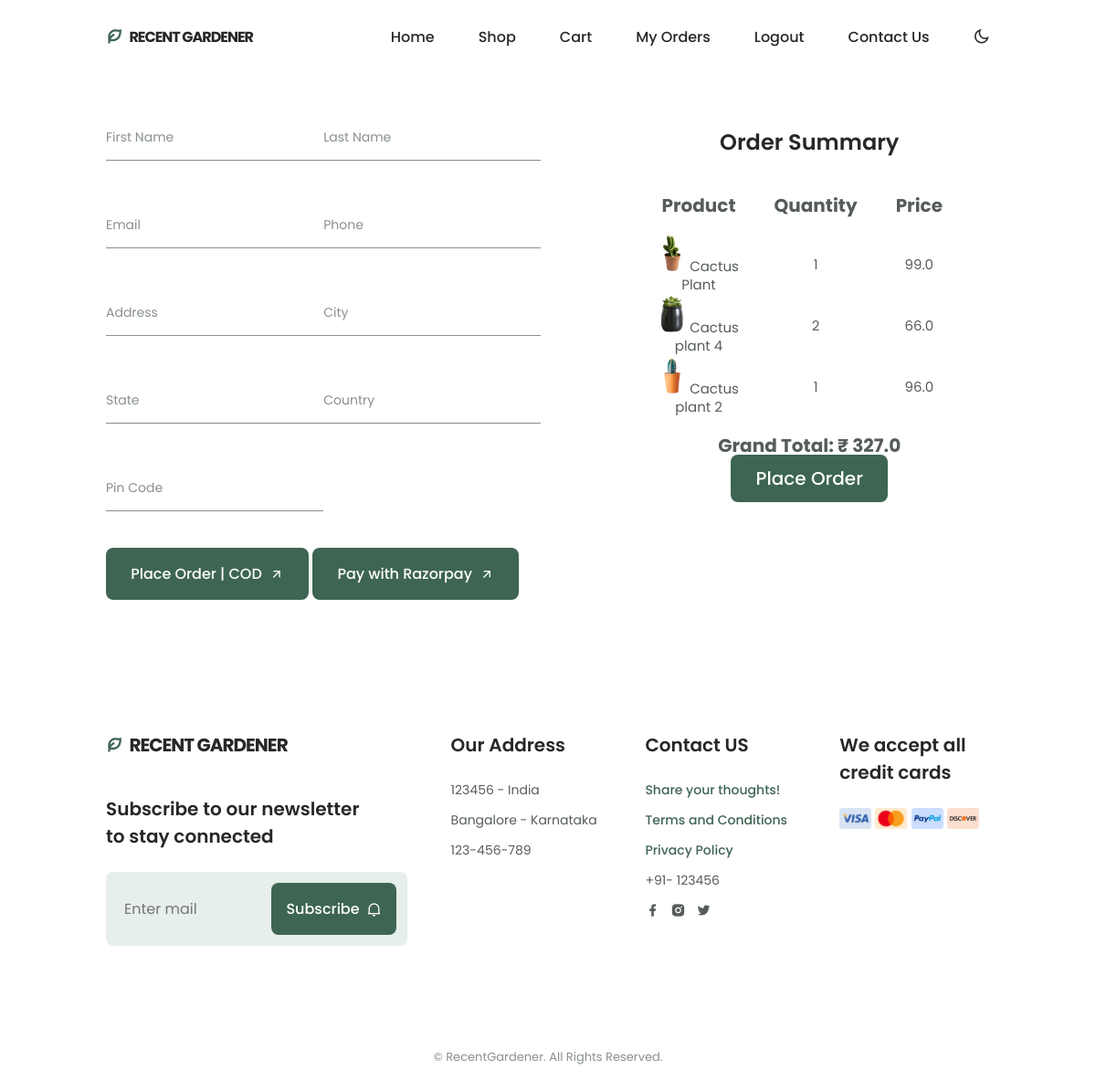
Page /checkout (signed in) on the committed database.
### plantswebsite/models.py (models this page shows, shortened)
class Cart(models.Model):
    user = models.ForeignKey(User, on_delete=models.CASCADE)
    product = models.ForeignKey(Plants, on_delete=models.CASCADE)
    product_quantity = models.IntegerField(null=False, blank=False)
    created_at = models.DateTimeField(auto_now_add=True)

class Plants(models.Model):
    class Meta:
        verbose_name_plural = 'Plants'
        verbose_name = 'Plant'
    name = models.CharField(max_length=244, blank=False, null=True)
    price = models.FloatField(blank=False, null=True)
    original_price = models.FloatField(blank=True, null=True)
    description = models.CharField(max_length=244, blank=True, null=True)
    image = models.ImageField(blank=True, null=True, upload_to='plants')
    quantity = models.IntegerField(null=False, blank=False)
    status = models.BooleanField(default=False, help_text="0-default, 1-Hidden")
    trending = models.BooleanField(default=False, help_text="0-default, 1-Hidden")
    highlights_one = models.CharField(max_length=128, blank=True, null=True)
    highlights_two = models.CharField(max_length=128, blank=True, null=True)
    highlights_three = models.CharField(max_length=128, blank=True, null=True)
    highlights_four = models.CharField(max_length=128, blank=True, null=True)

### plantswebsite/views.py (the view)
# urls.py: path('checkout', views.checkout, name="checkout"),
@login_required(login_url='login')
def checkout(request):
    rawCartItems = Cart.objects.filter(user=request.user)
    for item in rawCartItems:
        if item.product_quantity > item.product.quantity:
            Cart.objects.delete(id=item.id)
    cartItems = Cart.objects.filter(user=request.user)
    total_price = 0
    for item in cartItems:
        total_price = total_price + item.product.price * item.product_quantity
    userProfile = Profile.objects.filter(user=request.user).first()
    context = {'cartItems': cartItems, 'totalPrice':total_price, 'userProfile':userProfile}
    return render(request, "plantswebsite/checkout.html", context)

### plants/context_processors.py (called while the page is built)
def project_context(request):
    context = {
        'me': LandingScreen.objects.first(),
    }
    return context

### plantswebsite/templates/plantswebsite/checkout.html (shortened to what this page needs)
{% extends 'plantswebsite/base.html' %}
{% load static %}
{% block content %}
<section class="checkout section" id="checkout">
    <div class="contact__container container grid">
        <form id="checkoutForm" method="POST" action="{% url 'plantswebsite:placeorder' %}" class="checkout__form">
            <div class="checkout__inputs contact__container">
                <div class="checkout__content">
                    <input type="text" value="{{ request.user.first_name }}" name="firstname" placeholder=" " class="checkout__input" required>
                    <label for="" class="checkout__label">First Name</label>
                </div>
                <div class="checkout__content">
                    <input type="text" value="{{ request.user.last_name }}" name="lastname" placeholder=" " class="checkout__input" required>
                    <label for="" class="checkout__label">Last Name</label>
                </div>
                <div class="checkout__content">
                    <input type="email" value="{{ request.user.email }}" name="email" placeholder=" " class="checkout__input" required>
                    <label for="" class="checkout__label">Email</label>
                </div>
                <div class="checkout__content">
                    <input type="number" value="{{ userProfile.phone }}" name="phone" placeholder=" " class="checkout__input" required>
                    <label for="" class="checkout__label">Phone</label>
                </div>
                <div class="checkout__content">
                    <input type="address" value="{{ userProfile.address }}" name="address" placeholder=" " class="checkout__input" required>
                    <label for="" class="checkout__label">Address</label>
                </div>
                <div class="checkout__content">
                    <input type="text" value="{{ userProfile.city }}" name="city" placeholder=" " class="checkout__input" required>
                    <label for="" class="checkout__label">City</label>
                </div>
                <div class="checkout__content">
                    <input type="text" value="{{ userProfile.state }}" name="state" placeholder=" " class="checkout__input" required>
                    <label for="" class="checkout__label">State</label>
                </div>
                <div class="checkout__content">
                    <input type="text" value="{{ userProfile.country }}" name="country" placeholder=" " class="checkout__input" required>
                    <label for="" class="checkout__label">Country</label>
                </div>
                <div class="checkout__content">
                    <input type="number" value="{{ userProfile.pincode }}" name="pincode" placeholder=" " class="checkout__input" required>
                    <label for="" class="checkout__label">Pin Code</label>
                </div>
            </div>
            <div class="contact__container">
                <button type="submit" class="button button--flex">
                    Place Order | COD
                    <i class="ri-arrow-right-up-line button__icon"></i>
                </button>
                <button type="button" class="button button--flex payWithRazorpay">
                    Pay with Razorpay
                    <i class="ri-arrow-right-up-line button__icon"></i>
                </button>
            </div>
        </form>
        <div class="contact__box checkout_table">
            <h2 class="section__title-centers">
                Order Summary
            </h2>
            <div class="checkout__data section__title-table">
                <div class="contact__information">
                    {% if cartItems %}
                        <table class="table-stripeds">
                            <thead>
                                <tr>
                                    <th class="table_th">Product</th>
                                    <th class="table_th">Quantity</th>
                                    <th class="table_th">Price</th>
                                </tr>
                            </thead>
                            <tbody>
                                {% for item in cartItems %}
                                    <tr>
                                        <td class="table_td">
                                            <img src="{{ item.product.image.url }}" class="me-2" height="30px" width="30px">
                                            {{ item.product.name }}
                                        </td>
                                        <td class="table_td">{{ item.product_quantity }}</td>
                                        <td class="table_td">{{ item.product.price }}</td>
                                    </tr>
                                {% endfor %}
                            </tbody>
                        </table>
                        <div class="footer_content">
                            <div class="footer_cards">
                                <h4 class="section__title-centers">
                                    Grand Total:
                                    <span> ₹ {{ totalPrice }} </span>
                                </h4>
                                <a href="#" class="button button--flex section__title-centers">
                                    Place Order
                                </a>
                            </div>
                        </div>
                    {% else %}
                        <h4 class="section__title-center">Your Checkout is Empty!</h4>
                        </br>
                        <h5 class="section__title-center">Get Started! <a href="{% url 'plantswebsite:shop' %}" class="footer__logo-icon"> Shop Now.</a></h5>
                    {% endif %}
                </div>
            </div>
        </div>
    </div>
</section>
{%endblock%}

### static/css/style.css (style rules this page uses)
:root { --header-height: 3.5rem; --hue: 152; --first-color: hsl(var(--hue), 24%, 32%); --first-color-alt: hsl(var(--hue), 24%, 28%); --first-color-light: hsl(var(--hue), 24%, 66%); --first-color-lighten: hsl(var(--hue), 24%, 92%); --title-color: hsl(var(--hue), 4%, 15%); --text-color: hsl(var(--hue), 4%, 35%); --text-color-light: hsl(var(--hue), 4%, 55%); --body-color: hsl(var(--hue), 0%, 100%); --container-color: #FFF; --body-font: 'Poppins', sans-serif; --big-font-size: 2rem; --h1-font-size: 1.5rem; --h2-font-size: 1.25rem; --h3-font-size: 1rem; --normal-font-size: .938rem; --small-font-size: .813rem; --smaller-font-size: .75rem; --font-medium: 500; --font-semi-bold: 600; --mb-0-5: .5rem; --mb-0-75: .75rem; --mb-1: 1rem; --mb-1-5: 1.5rem; --mb-2: 2rem; --mb-2-5: 2.5rem; --z-tooltip: 10; --z-fixed: 100; }
@media screen and (min-width: 968px) { :root { --big-font-size: 3.5rem; --h1-font-size: 2.25rem; --h2-font-size: 1.5rem; --h3-font-size: 1.25rem; --normal-font-size: 1rem; --small-font-size: .875rem; --smaller-font-size: .813rem; } }
* { box-sizing: border-box; padding: 0; margin: 0; }
html { scroll-behavior: smooth; }
body, button, input, textarea { font-family: var(--body-font); font-size: var(--normal-font-size); }
body { margin: var(--header-height) 0 0 0; background-color: var(--body-color); color: var(--text-color); transition: .4s; }
button { cursor: pointer; border: none; outline: none; }
h1,h2,h3 { color: var(--title-color); font-weight: var(--font-semi-bold); }
a { text-decoration: none; }
img { max-width: 100%; height: auto; }
.section { padding: 5.5rem 0 1rem; }
.section__title-centers { text-align: center; margin-left: 96px; }
.section__title-table { text-align: center; font-size: 20px; margin-bottom: var(--mb-2); line-height: 100%; }
.container { max-width: 968px; margin-left: var(--mb-1-5); margin-right: var(--mb-1-5); }
.grid { display: grid; }
.button { display: inline-block; background-color: var(--first-color); color: #FFF; padding: 1rem 1.7rem; border-radius: .5rem; font-weight: var(--font-medium); transition: .3s; }
.button__icon { transition: .3s; }
.button--flex { display: inline-flex; align-items: center; column-gap: .5rem; }
.contact__container { row-gap: 3.5rem; }
.checkout__data { display: table-cell; row-gap: 2rem; text-align: center; }
.checkout__inputs { display: grid; row-gap: 3rem; margin-bottom: var(--mb-2-5); }
.checkout__content { position: relative; height: 3rem; border-bottom: 1px solid var(--text-color-light); }
.checkout__input { position: absolute; top: 0; left: 0; width: 100%; height: 100%; padding: 1rem 1rem 1rem 0; background: none; color: var(--text-color); border: none; outline: none; z-index: 1; }
.checkout__label { position: absolute; top: .75rem; width: 100%; font-size: var(--small-font-size); color: var(--text-color-light); transition: .3s; }
.checkout_table { margin: 10px; }
.table-stripeds { row-gap: 2rem; margin: 20px; text-align: center; margin-left: 100px; }
.table_th { padding: 20px; }
.table_td { font-size: 15px; text-align: center; }
@media screen and (min-width: 767px) { body { margin: 0; } }
@media screen and (min-width: 767px) { .home__container, .about__container, .questions__container, .contact__container, .footer__container { grid-template-columns: repeat(2, 1fr); } }
@media screen and (min-width: 992px) { .container { margin-left: auto; margin-right: auto; } }
@media screen and (min-width: 992px) { .section { padding: 8rem 0 1rem; } }

### rows in the picture
Cart: product.image (picture), product.name "Cactus Plant", product_quantity "1", product.price "99.0"
Cart: product.image (picture), product.name "Cactus plant 4", product_quantity "2", product.price "66.0"
Cart: product.image (picture), product.name "Cactus plant 2", product_quantity "1", product.price "96.0"

### other values in the picture
{{ totalPrice }} "327.0"
